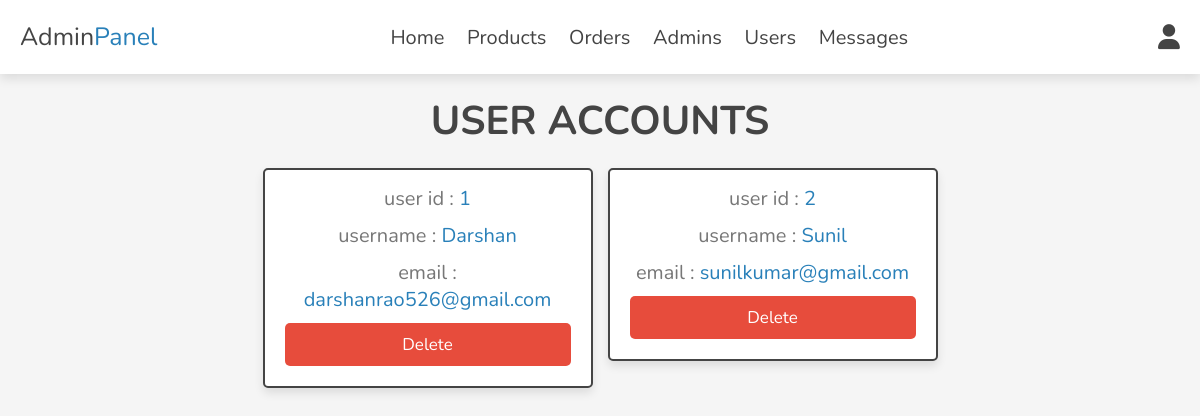
Screenshot of /admin/users_accounts.php (signed in) with the database file from the repository.
### tables this page shows
CREATE TABLE `users` (
  `id` int(100) NOT NULL,
  `name` varchar(20) NOT NULL,
  `email` varchar(50) NOT NULL,
  `password` varchar(50) NOT NULL
);

### admin/users_accounts.php (the view, shortened to what this page needs)
<?php
include '../components/connect.php';
?>
<!DOCTYPE html>
<html lang="en">
<head>
   <link rel="stylesheet" href="https://cdnjs.cloudflare.com/ajax/libs/font-awesome/6.1.1/css/all.min.css">
   <link rel="stylesheet" href="../css/admin_style.css">
</head>
<body>
<?php include '../components/admin_header.php'; ?>
<section class="accounts">
   <h1 class="heading">user accounts</h1>
   <div class="box-container">
   <?php
      $select_accounts = $conn->prepare("SELECT * FROM `users`");
      $select_accounts->execute();
      if($select_accounts->rowCount() > 0){
         while($fetch_accounts = $select_accounts->fetch(PDO::FETCH_ASSOC)){
   ?>
   <div class="box">
      <p> user id : <span><?= $fetch_accounts['id']; ?></span> </p>
      <p> username : <span><?= $fetch_accounts['name']; ?></span> </p>
      <p> email : <span><?= $fetch_accounts['email']; ?></span> </p>
      <a href="users_accounts.php?delete=<?= $fetch_accounts['id']; ?>" onclick="return confirm('delete this account? the user related information will also be delete!')" class="delete-btn">delete</a>
   </div>
   <?php
         }
      }else{
         echo '<p class="empty">no accounts available!</p>';
      }
   ?>
   </div>
</section>
</body>
</html>

### css/admin_style.css (style rules this page uses)
:root { --main-color:#2980b9; --orange:#f39c12; --red:#e74c3c; --black:#444; --white:#fff; --light-color:#777; --light-bg:#f5f5f5; --border:.2rem solid var(--black); --box-shadow:0 .5rem 1rem rgba(0,0,0,.1); }
* { font-family: 'Nunito', sans-serif; margin:0; padding:0; box-sizing: border-box; outline: none; border:none; text-decoration: none; }
html { font-size: 62.5%; overflow-x: hidden; }
body { background-color: var(--light-bg); }
section { padding:2rem; max-width: 1200px; margin:0 auto; }
.heading { font-size: 4rem; color:var(--black); margin-bottom: 2rem; text-align: center; text-transform: uppercase; }
.btn, .delete-btn, .option-btn { display: block; width: 100%; margin-top: 1rem; border-radius: .5rem; padding:1rem 3rem; font-size: 1.7rem; text-transform: capitalize; color:var(--white); cursor: pointer; text-align: center; }
.delete-btn { background-color: var(--red); }
.accounts .box-container { display: grid; grid-template-columns: repeat(auto-fit, 33rem); gap:1.5rem; align-items: flex-start; justify-content: center; }
.accounts .box-container .box { padding:2rem; padding-top: .5rem; border-radius: .5rem; text-align: center; border:var(--border); background-color: var(--white); box-shadow: var(--box-shadow); }
.accounts .box-container .box p { font-size: 2rem; color:var(--light-color); margin: 1rem 0; }
.accounts .box-container .box p span { color:var(--main-color); }

### rows the page displays
users: id "1", name "Darshan", email "darshanrao526@gmail.com"
users: id "2", name "Sunil", email "sunilkumar@gmail.com"
